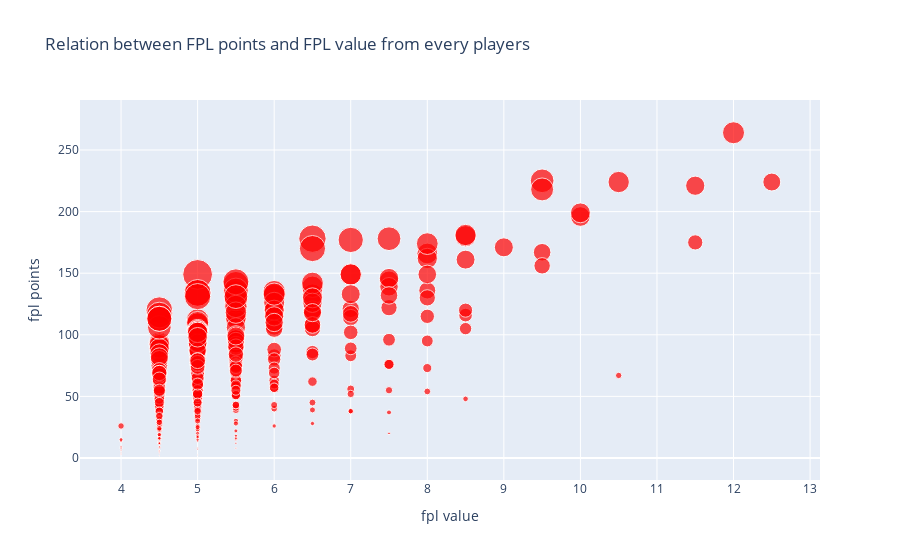

Write notebook code for a chart like this one.
### Code cell
fig = go.Figure(data=data, layout=layout)
py.iplot(fig, filename='basic-scatter')

### Figure 1 — Plotly figure (JSON) as saved in the notebook; plotly's stock layout.template omitted (floating-point values rounded to 4 significant figures; data arrays with more than 128 entries replaced by an {"elided": "..."} marker saying what was removed)
{"data": [{"marker": {"color": "red", "colorsrc": "Aldemuro:22:1a1899", "size": {"elided": "461 float values"}}, "mode": "markers", "name": "fpl_points", "text": {"elided": "461 str values"}, "type": "scatter", "uid": "0d217c", "x": {"elided": "461 float values"}, "xsrc": "Aldemuro:22:d61533", "y": {"elided": "461 int values"}, "ysrc": "Aldemuro:22:1c3243"}], "layout": {"autosize": true, "title": {"text": "Relation between FPL points and FPL value from every players"}, "xaxis": {"autorange": true, "range": [3.485, 13.01], "title": {"text": "fpl value"}, "type": "linear"}, "yaxis": {"autorange": true, "range": [-17.52, 281.5], "title": {"text": "fpl points"}, "type": "linear"}}}
